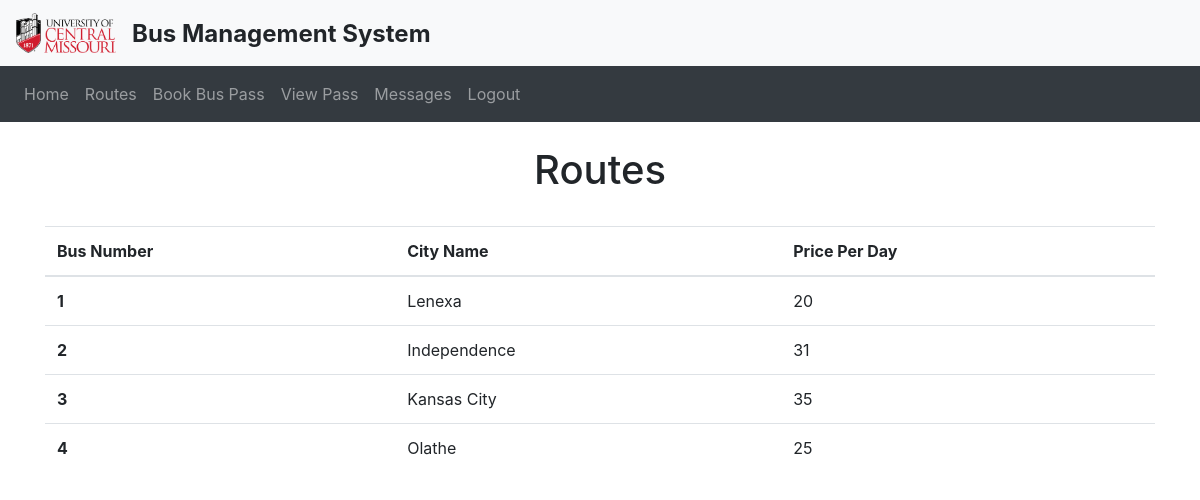
The page /routes (signed in) on the database its author committed.
### website/models.py (models this page shows)
class Busroute(db.Model):
    id = db.Column(db.Integer, primary_key=True)
    cityname = db.Column(db.String(150))
    price = db.Column(db.Integer)

### website/views.py (the view, shortened to what this page needs)
@views.route('/routes', methods=['GET', 'POST'])
@login_required
def routes():
    routes = Busroute.query.all()
    return render_template('routes.html', user=current_user, routes = routes)

### website/__init__.py (called while the page is built)
def create_app():
    app = Flask(__name__)
    app.config['SECRET_KEY'] = 'SANDEEP'
    app.config['SQLALCHEMY_DATABASE_URI'] =\
        'sqlite:///' + path.join(basedir, 'database.db')
    db.init_app(app)
    from .views import views
    from .auth import auth
    app.register_blueprint(views, url_prefix='/')
    app.register_blueprint(auth, url_prefix='/')
    from .models import User
    login_manager = LoginManager(app)
    login_manager.login_view = 'auth.login' # type: ignore
    login_manager.init_app(app)
    @login_manager.user_loader
    def load_user(id):
        return User.query.get(int(id))
    with app.app_context():
        create_database()
    return app

### website/templates/routes.html
{% extends "base.html" %} {% block title %}Home{% endblock %} {% block content
    %}
    <h1 align="center">Routes</h1><br>
    {% if user.role == 1 %}
    <div style="display:flex;gap:5%">
      <div style="width: 50%;">
        <form method="POST">
          <h3 align="center">Add Bus</h3>
          <div class="form-group">
            <label for="cityname">City Name</label>
            <input
              type="text"
              class="form-control"
              id="cityname"
              name="cityname"
              placeholder="Enter City Name"
            />
          </div>
          <div class="form-group">
            <label for="price">Price Per Day</label>
            <input
              type="number"
              class="form-control"
              id="price"
              name="price"
              placeholder="Enter Price"
            />
          </div>
          <br />
          <button type="submit" class="btn btn-primary">Submit</button>
        </form>
      </div>
      <div style="width: 100%;">
        <form method="POST">
        <table class="table">
          <thead>
            <tr>
              <th scope="col">Bus Number</th>
              <th scope="col">City Name</th>
              <th scope="col">Price Per Day</th>
              <th scope="col">Action</th>
            </tr>
          </thead>
          <tbody>
            {% for route in routes %}
            <tr>
              <th scope="row">{{route.id}}</th>
              <td><input type="text" class="form-control" id="cityname{{route.id}}" value="{{route.cityname}}"></td>
              <td><input type="number" class="form-control" id="price{{route.id}}" value="{{route.price}}"></td>
              <td>
                <div style="display: flex; gap:5%">
                  <button type="button" class="btn btn-primary" onClick="editBusRoute('{{ route.id }}')">Edit</button>
                  <button type="button" class="btn btn-primary" onClick="deleteBusRoute('{{ route.id }}')">Delete</button>
                </div>
              </td>
            </tr>
            {% endfor %}
          </tbody>
        </table>
      </form>
      </div>
    </div>
    {% else %}
    <table class="table">
      <thead>
        <tr>
          <th scope="col">Bus Number</th>
          <th scope="col">City Name</th>
          <th scope="col">Price Per Day</th>
        </tr>
      </thead>
      <tbody>
        {% for route in routes %}
        <tr>
          <th scope="row">{{route.id}}</th>
          <td>{{route.cityname}}</td>
          <td>{{route.price}}</td>
        </tr>
        {% endfor %}
      </tbody>
    </table>
    {% endif %}
    {% endblock %}

### rows shown on the page
Busroute: id "1", cityname "Lenexa", price "20"
Busroute: id "2", cityname "Independence", price "31"
Busroute: id "3", cityname "Kansas City", price "35"
Busroute: id "4", cityname "Olathe", price "25"
